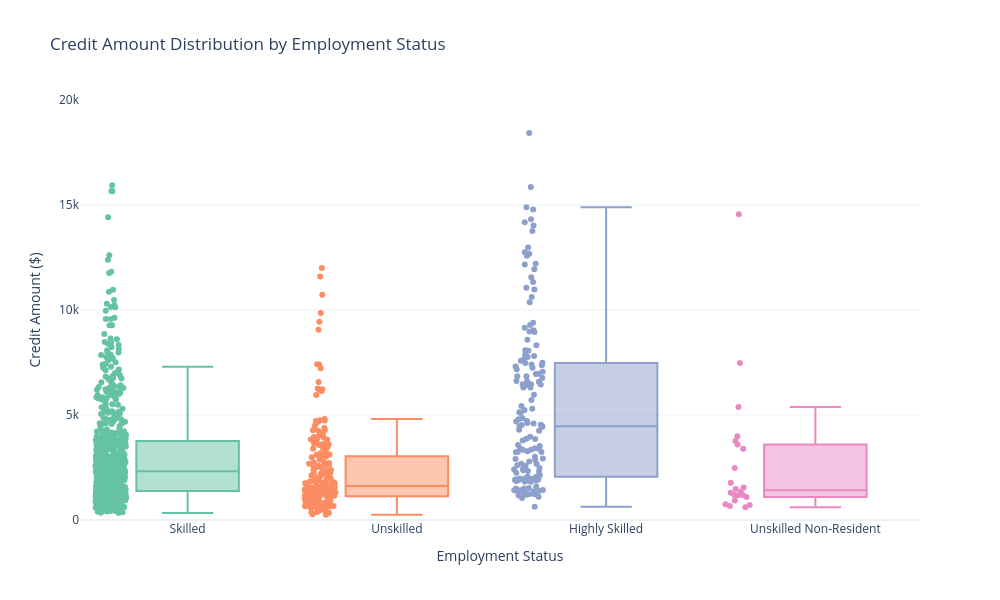

The cell this chart's notebook holds for it:
### Code cell
# Count of Credit amount Distribution by Employement Status

import plotly.express as px

# Create the box plot
fig = px.box(df, 
             x='Employment_Status', 
             y='Credit amount',
             title='Credit Amount Distribution by Employment Status',
             labels={'Employment_Status': 'Employment Status', 'Credit amount': 'Credit Amount ($)'},
             color='Employment_Status',
             color_discrete_sequence=px.colors.qualitative.Set2,
             points='all',  # Shows all data points
             height=600,
             width=1000)

# Set y-axis range from 0 to 20,000
fig.update_layout(
    template='plotly_white',
    xaxis_title='Employment Status',
    yaxis_title='Credit Amount ($)',
    yaxis=dict(range=[0, 20000]),
    showlegend=False
)

fig.show()

### Figure 1 — Plotly figure (JSON) as saved in the notebook; plotly's stock layout.template omitted (floating-point values rounded to 4 significant figures; data arrays with more than 128 entries replaced by an {"elided": "..."} marker saying what was removed)
{"data": [{"alignmentgroup": "True", "boxpoints": "all", "hovertemplate": "Employment Status=%{x}<br>Credit Amount ($)=%{y}<extra></extra>", "legendgroup": "Skilled", "marker": {"color": "rgb(102,194,165)"}, "name": "Skilled", "notched": false, "offsetgroup": "Skilled", "orientation": "v", "showlegend": true, "type": "box", "x": {"elided": "630 str values"}, "x0": " ", "xaxis": "x", "y": {"elided": "630 int values"}, "y0": " ", "yaxis": "y"}, {"alignmentgroup": "True", "boxpoints": "all", "hovertemplate": "Employment Status=%{x}<br>Credit Amount ($)=%{y}<extra></extra>", "legendgroup": "Unskilled", "marker": {"color": "rgb(252,141,98)"}, "name": "Unskilled", "notched": false, "offsetgroup": "Unskilled", "orientation": "v", "showlegend": true, "type": "box", "x": {"elided": "200 str values"}, "x0": " ", "xaxis": "x", "y": {"elided": "200 int values"}, "y0": " ", "yaxis": "y"}, {"alignmentgroup": "True", "boxpoints": "all", "hovertemplate": "Employment Status=%{x}<br>Credit Amount ($)=%{y}<extra></extra>", "legendgroup": "Highly Skilled", "marker": {"color": "rgb(141,160,203)"}, "name": "Highly Skilled", "notched": false, "offsetgroup": "Highly Skilled", "orientation": "v", "showlegend": true, "type": "box", "x": {"elided": "148 str values"}, "x0": " ", "xaxis": "x", "y": {"elided": "148 int values"}, "y0": " ", "yaxis": "y"}, {"alignmentgroup": "True", "boxpoints": "all", "hovertemplate": "Employment Status=%{x}<br>Credit Amount ($)=%{y}<extra></extra>", "legendgroup": "Unskilled Non-Resident", "marker": {"color": "rgb(231,138,195)"}, "name": "Unskilled Non-Resident", "notched": false, "offsetgroup": "Unskilled Non-Resident", "orientation": "v", "showlegend": true, "type": "box", "x": ["Unskilled Non-Resident", "Unskilled Non-Resident", "Unskilled Non-Resident", "Unskilled Non-Resident", "Unskilled Non-Resident", "Unskilled Non-Resident", "Unskilled Non-Resident", "Unskilled Non-Resident", "Unskilled Non-Resident", "Unskilled Non-Resident", "Unskilled Non-Resident", "Unskilled Non-Resident", "Unskilled Non-Resident", "Unskilled Non-Resident", "Unskilled Non-Resident", "Unskilled Non-Resident", "Unskilled Non-Resident", "Unskilled Non-Resident", "Unskilled Non-Resident", "Unskilled Non-Resident", "Unskilled Non-Resident", "Unskilled Non-Resident"], "x0": " ", "xaxis": "x", "y": [1352, 709, 1175, 14555, 672, 5381, 3758, 2473, 1190, 3394, 609, 750, 926, 3990, 1299, 1480, 1549, 7472, 1778, 1098, 3590, 1193], "y0": " ", "yaxis": "y"}], "layout": {"boxmode": "overlay", "height": 600, "legend": {"title": {"text": "Employment Status"}, "tracegroupgap": 0}, "showlegend": false, "title": {"text": "Credit Amount Distribution by Employment Status"}, "width": 1000, "xaxis": {"anchor": "y", "categoryarray": ["Skilled", "Unskilled", "Highly Skilled", "Unskilled Non-Resident"], "categoryorder": "array", "domain": [0, 1], "title": {"text": "Employment Status"}}, "yaxis": {"anchor": "x", "domain": [0, 1], "range": [0, 20000], "title": {"text": "Credit Amount ($)"}}}}
